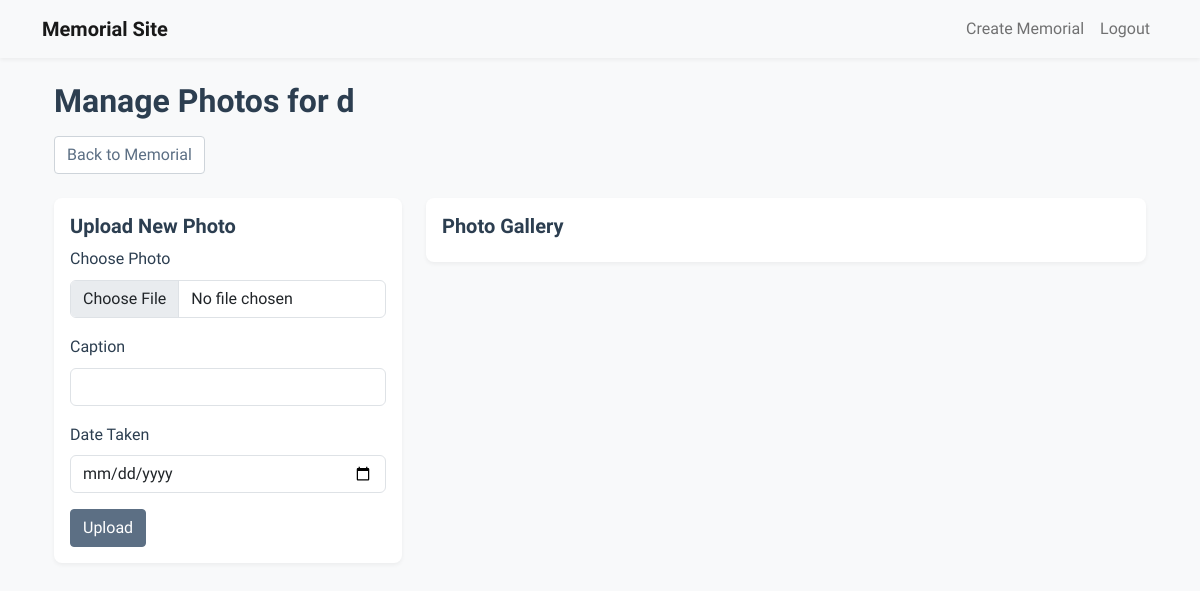
Before: /memorial/1/photos (signed in) with the older database file.
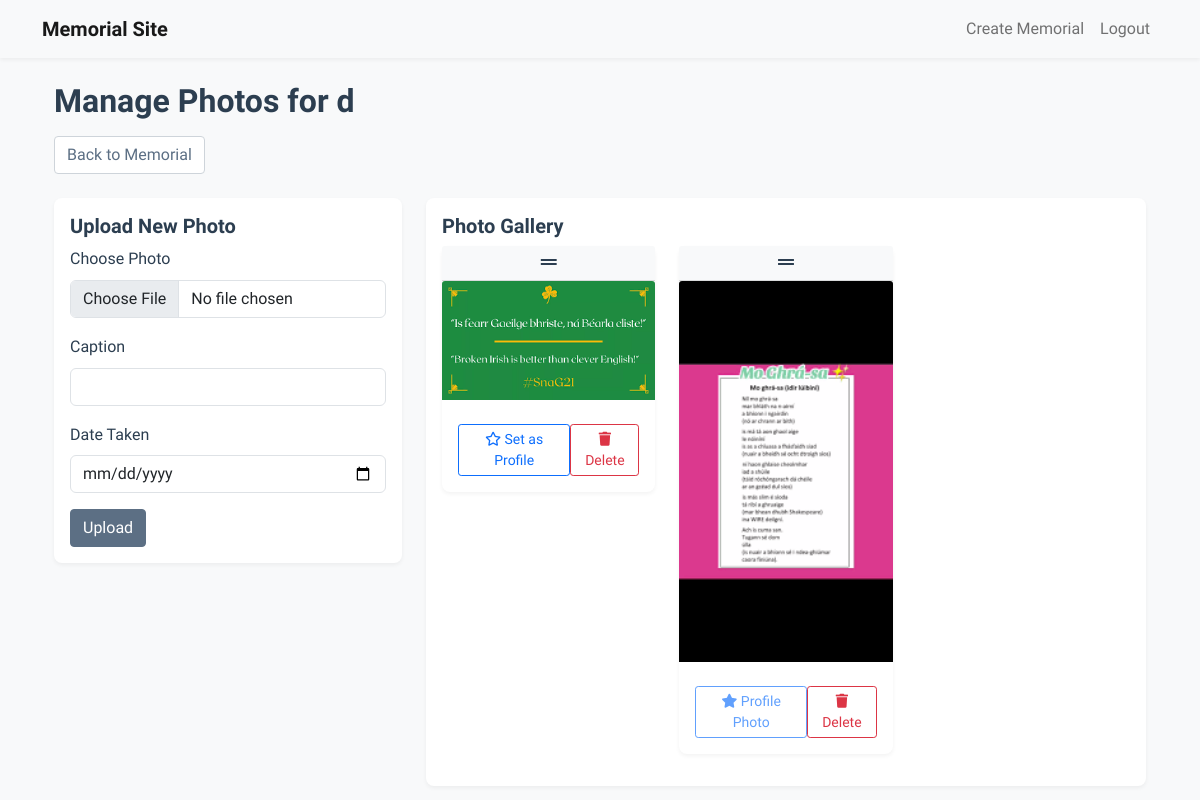
After: the same page with the newer database file.
### app/models/memorial.py (models this page shows, shortened)
class Memorial(db.Model):
    id = db.Column(db.Integer, primary_key=True)
    name = db.Column(db.String(100), nullable=False)
    birth_date = db.Column(db.Date)
    death_date = db.Column(db.Date)
    biography = db.Column(db.Text)
    custom_url = db.Column(db.String(100), unique=True)
    is_public = db.Column(db.Boolean, default=True)
    access_code = db.Column(db.String(20))
    created_at = db.Column(db.DateTime, default=datetime.utcnow)
    creator_id = db.Column(db.Integer, db.ForeignKey('user.id'), nullable=False)
    theme_id = db.Column(db.Integer, db.ForeignKey('theme.id'))
    layout = db.Column(db.String(32), default='standard')  # standard, compact, full-width, etc.
    photos = db.relationship('Photo', backref='memorial', lazy='dynamic')
    tributes = db.relationship('Tribute', backref='memorial', lazy='dynamic')
    events = db.relationship('Event', backref='memorial', lazy='dynamic')

### app/models/photo.py (models this page shows, shortened)
class Photo(db.Model):
    id = db.Column(db.Integer, primary_key=True)
    filename = db.Column(db.String(255), nullable=False)
    caption = db.Column(db.String(255))
    date_taken = db.Column(db.Date)
    uploaded_at = db.Column(db.DateTime, default=datetime.utcnow)
    is_profile = db.Column(db.Boolean, default=False)
    display_order = db.Column(db.Integer, default=0)
    memorial_id = db.Column(db.Integer, db.ForeignKey('memorial.id'), nullable=False)

### app/routes/memorial.py (the view, shortened to what this page needs)
@bp.route('/memorial/<int:id>/photos', methods=['GET', 'POST'])
@login_required
def manage_photos(id):
    memorial = Memorial.query.get_or_404(id)
    if current_user.id != memorial.creator_id:
        flash('You do not have permission to manage photos')
        return redirect(url_for('memorial.view', id=id))
    return render_template('memorial/manage_photos.html', memorial=memorial, Photo=Photo)

### app/models/user.py (called while the page is built)
@login_manager.user_loader
def load_user(id):
    return User.query.get(int(id))

### app/templates/memorial/manage_photos.html (shortened to what this page needs)
{% extends "base.html" %}
{% block content %}
<div class="container">
    <div class="row mb-4">
        <div class="col">
            <h2>Manage Photos for {{ memorial.name }}</h2>
            <a href="{{ url_for('memorial.view', id=memorial.id) }}" class="btn btn-secondary">Back to Memorial</a>
        </div>
    </div>
    <div class="row">
        <div class="col-md-4">
            <div class="card">
                <div class="card-body">
                    <h5 class="card-title">Upload New Photo</h5>
                    <form method="POST" enctype="multipart/form-data">
                        <div class="mb-3">
                            <label for="photo" class="form-label">Choose Photo</label>
                            <input type="file" class="form-control" id="photo" name="photo" accept="image/*" required>
                        </div>
                        <div class="mb-3">
                            <label for="caption" class="form-label">Caption</label>
                            <input type="text" class="form-control" id="caption" name="caption">
                        </div>
                        <div class="mb-3">
                            <label for="date_taken" class="form-label">Date Taken</label>
                            <input type="date" class="form-control" id="date_taken" name="date_taken">
                        </div>
                        <button type="submit" class="btn btn-primary">Upload</button>
                    </form>
                </div>
            </div>
        </div>
        <div class="col-md-8">
            <div class="card">
                <div class="card-body">
                    <h5 class="card-title">Photo Gallery</h5>
                    <div class="row photo-gallery" data-memorial-id="{{ memorial.id }}">
                        {% for photo in memorial.photos.order_by(Photo.display_order).all() %}
                        <div class="col-md-4 mb-3" data-photo-id="{{ photo.id }}">
                            <div class="card">
                                <div class="card-header handle">
                                    <i class="fas fa-grip-lines"></i>
                                </div>
                                <img src="{{ url_for('static', filename='uploads/' + memorial.id|string + '/' + photo.filename) }}"
                                     class="card-img-top" alt="{{ photo.caption or 'Memorial photo' }}">
                                <div class="card-body">
                                    <div class="btn-group mt-2 w-100" role="group">
                                        <form method="POST"
                                              action="{{ url_for('memorial.set_profile_photo', id=memorial.id, photo_id=photo.id) }}"
                                              class="d-inline">
                                            <button type="submit" class="btn btn-outline-primary btn-sm"
                                                    {% if photo.is_profile %}disabled{% endif %}>
                                                {% if photo.is_profile %}
                                                    <i class="fas fa-star"></i> Profile Photo
                                                {% else %}
                                                    <i class="far fa-star"></i> Set as Profile
                                                {% endif %}
                                            </button>
                                        </form>
                                        <form method="POST"
                                              action="{{ url_for('memorial.delete_photo', id=memorial.id, photo_id=photo.id) }}"
                                              class="d-inline">
                                            <button type="submit" class="btn btn-outline-danger btn-sm"
                                                    onclick="return confirm('Are you sure you want to delete this photo?')">
                                                <i class="fas fa-trash"></i> Delete
                                            </button>
                                        </form>
                                    </div>
                                </div>
                            </div>
                        </div>
                        {% endfor %}
                    </div>
                </div>
            </div>
        </div>
    </div>
</div>
{% endblock %}

### app/templates/base.html (shortened to what this page needs)
<!DOCTYPE html>
<html lang="en">
<head>
    <link href="https://cdn.jsdelivr.net/npm/bootstrap@5.1.3/dist/css/bootstrap.min.css" rel="stylesheet">
    <link rel="stylesheet" href="{{ url_for('static', filename='css/base.css', v='1.0') }}">
    <link href="https://cdnjs.cloudflare.com/ajax/libs/font-awesome/5.15.4/css/all.min.css" rel="stylesheet">
</head>
<body>
    <nav class="navbar navbar-expand-lg navbar-light bg-light">
        <div class="container">
            <a class="navbar-brand" href="{{ url_for('memorial.index') }}">Memorial Site</a>
            <div class="navbar-nav">
                {% if current_user.is_authenticated %}
                    <a class="nav-link" href="{{ url_for('memorial.create') }}">Create Memorial</a>
                    <a class="nav-link" href="{{ url_for('auth.logout') }}">Logout</a>
                {% else %}
                    <a class="nav-link" href="{{ url_for('auth.login') }}">Login</a>
                    <a class="nav-link" href="{{ url_for('auth.register') }}">Register</a>
                {% endif %}
            </div>
        </div>
    </nav>
    <div class="container mt-4">
        {% block content %}{% endblock %}
    </div>
</body>
</html>

### app/static/css/base.css (style rules this page uses)
:root { --primary-color: #5c6f84; --primary-dark: #445469; --primary-light: #eef2f7; --accent-warm: #c4a484; --accent-soft: #a8c0d6; --neutral-100: #ffffff; --neutral-200: #f8f9fa; --neutral-300: #e9ecef; --neutral-400: #ced4da; --neutral-500: #adb5bd; --neutral-600: #6c757d; --neutral-700: #495057; --neutral-800: #343a40; --neutral-900: #212529; --text-primary: #2c3e50; --text-secondary: #5c6f84; --text-muted: #6c757d; --border-light: #dee2e6; --border-medium: #ced4da; --shadow-sm: 0 2px 4px rgba(0,0,0,0.05); --shadow-md: 0 4px 6px rgba(0,0,0,0.07); --shadow-lg: 0 10px 15px rgba(0,0,0,0.1); }
body { background-color: var(--neutral-200); color: var(--text-primary); font-family: 'Source Sans Pro', -apple-system, BlinkMacSystemFont, 'Segoe UI', Roboto, 'Helvetica Neue', Arial, sans-serif; line-height: 1.6; }
.btn-primary { background-color: var(--primary-color); border-color: var(--primary-color); color: var(--neutral-100); transition: all 0.2s ease-in-out; }
.btn-secondary { background-color: var(--neutral-100); border-color: var(--border-medium); color: var(--text-secondary); }
.card { background-color: var(--neutral-100); border: none; border-radius: 8px; box-shadow: var(--shadow-sm); transition: all 0.2s ease-in-out; }
.form-control { border-color: var(--border-light); border-radius: 6px; transition: all 0.2s ease-in-out; }
.navbar { background-color: var(--neutral-100); box-shadow: var(--shadow-sm); }
.navbar-brand { color: var(--primary-color); font-weight: 600; }
h1, h2, h3, h4, h5, h6 { color: var(--text-primary); font-weight: 600; margin-bottom: 1rem; }
a { color: var(--primary-color); text-decoration: none; transition: color 0.2s ease-in-out; }

### app/templates/memorial/manage_photos.html (style rules this page uses)
.handle { cursor: move; background-color: #f8f9fa; text-align: center; padding: 0.25rem; }
.photo-gallery .card { transition: transform 0.2s; }

Changed rows visible on the page:
added Photo: filename (picture), is_profile False (drawn)
added Photo: filename (picture), is_profile True (drawn)
